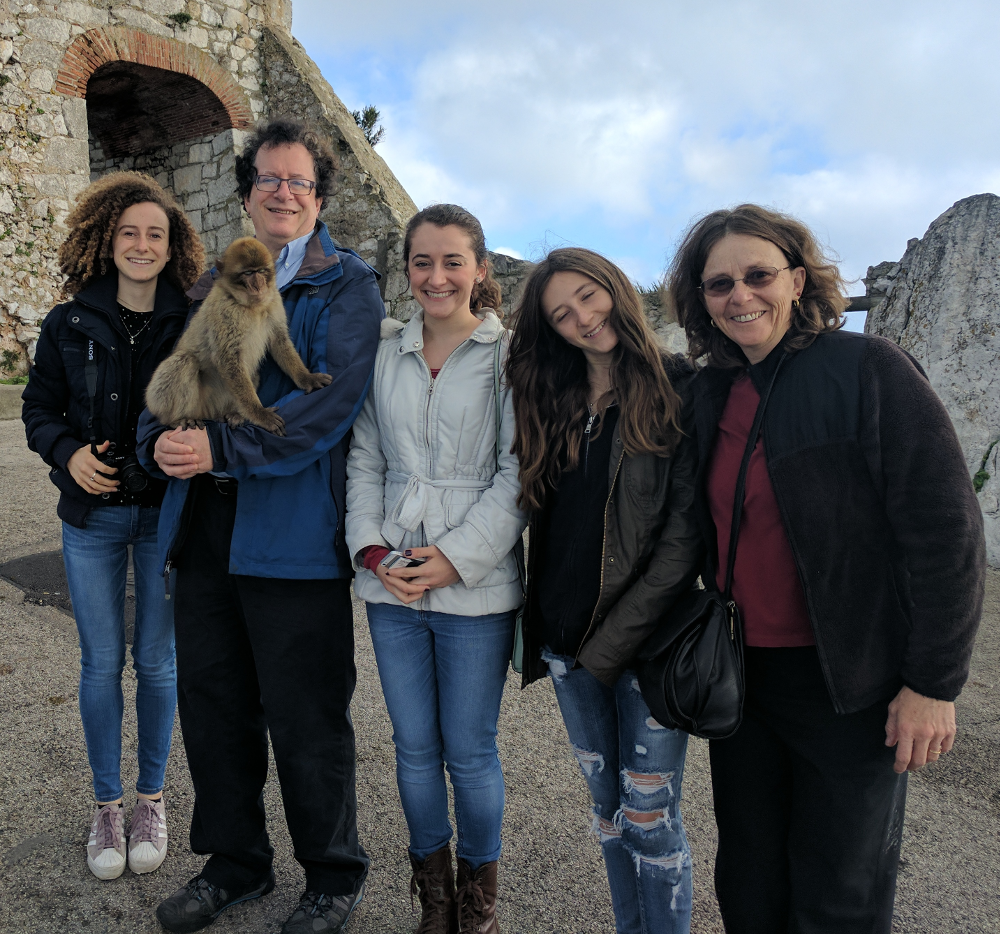
//> input picture Resources/faces.png, 1000 x 934 px
$ ./main ../../Resources/faces.png   (built with g++ and OpenCV 4)
//> lines starting //> are read from the running program, lines starting //| are printed output that depends on the picture
//> further down, src is the input picture: 934 rows x 1000 cols, CV_8UC3; mean B, G, R 96.1, 91.3, 87.1
//
//  main.cpp
//  Threshold
//
//  Created by chenjie on 2020/6/15.
//  Copyright © 2020 chenjie. All rights reserved.
//

#include <iostream>
#include <opencv2/core.hpp>
#include <opencv2/imgproc.hpp>
#include <opencv2/highgui.hpp>

void sum_rgb(const cv::Mat& src, cv::Mat& dst) {
    // 将图片数据分割到三个独立的矩阵中
    std::vector<cv::Mat> planes;
    cv::split(src, planes);
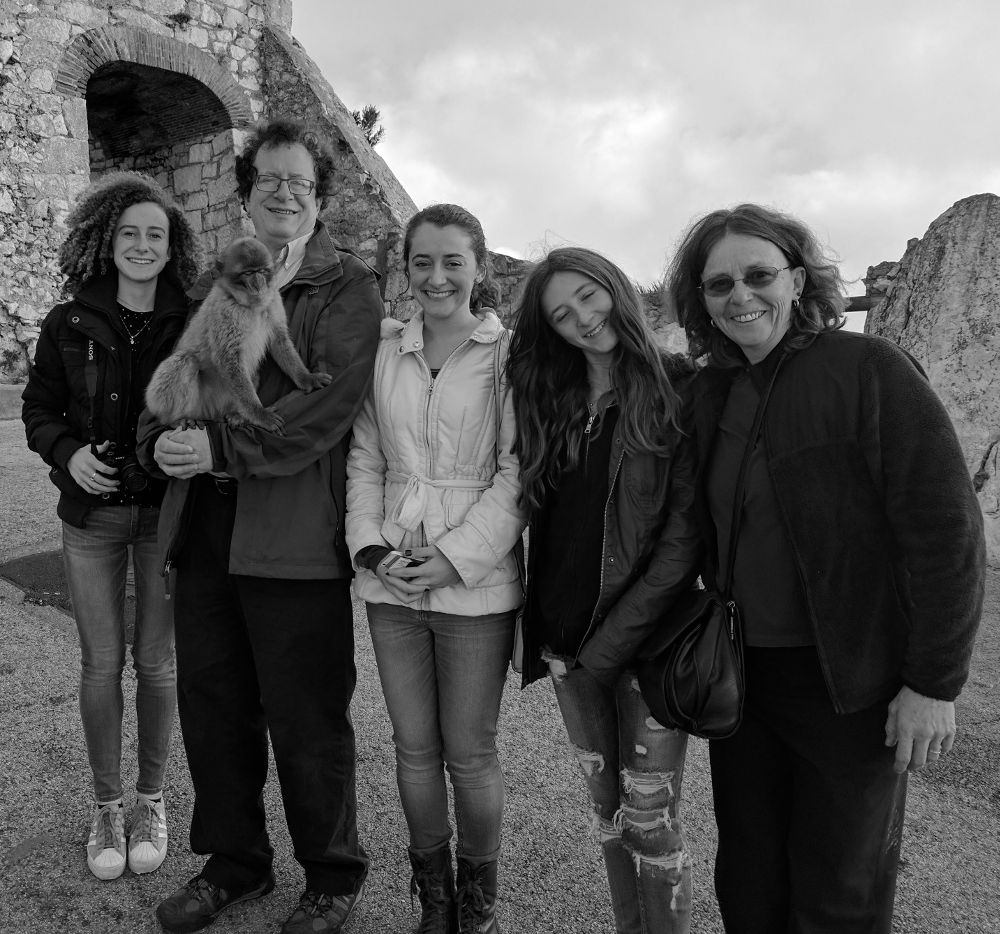
//> planes[1]: 934 rows x 1000 cols, CV_8UC1; min 0, max 255, mean 91.3
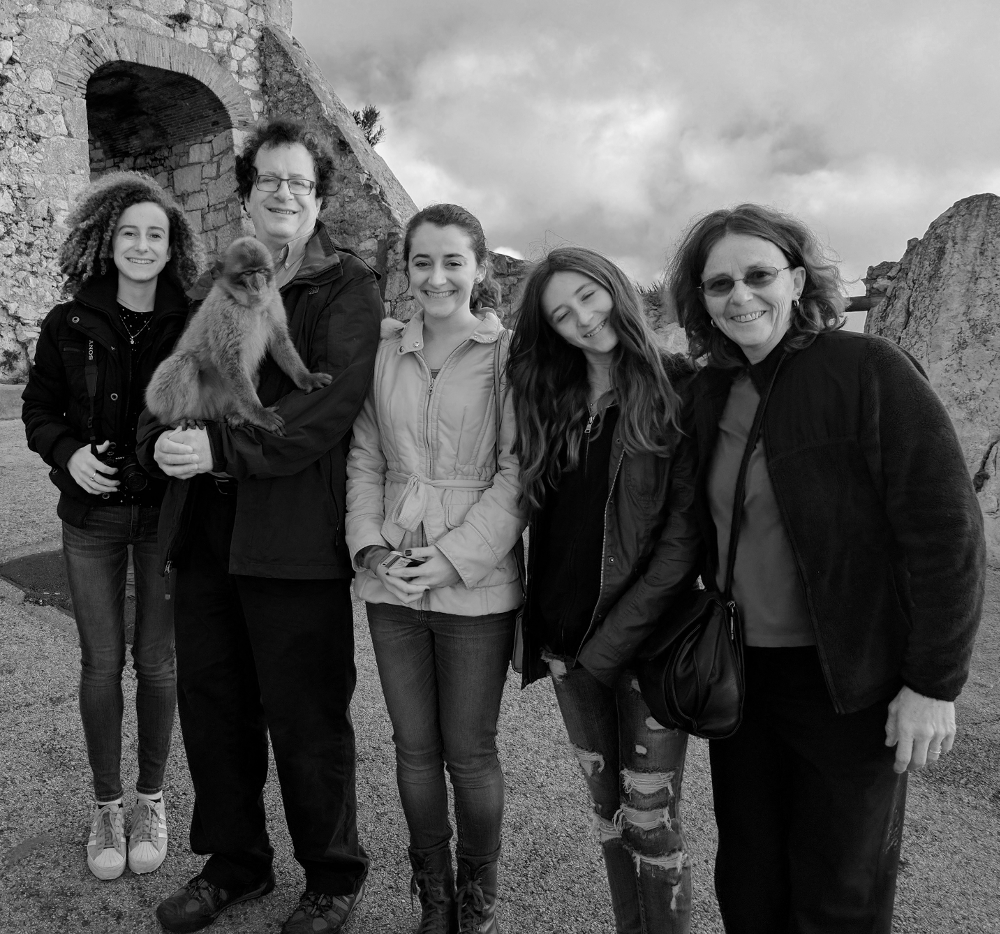
//> planes[2]: 934 rows x 1000 cols, CV_8UC1; min 0, max 253, mean 87.1
    cv::Mat b = planes[0], g = planes[1], r = planes[2];
    cv::Mat source;

    // 计算三个通道的平均值
    cv::addWeighted(r, 1./3., g, 1./3., 0.0, source);
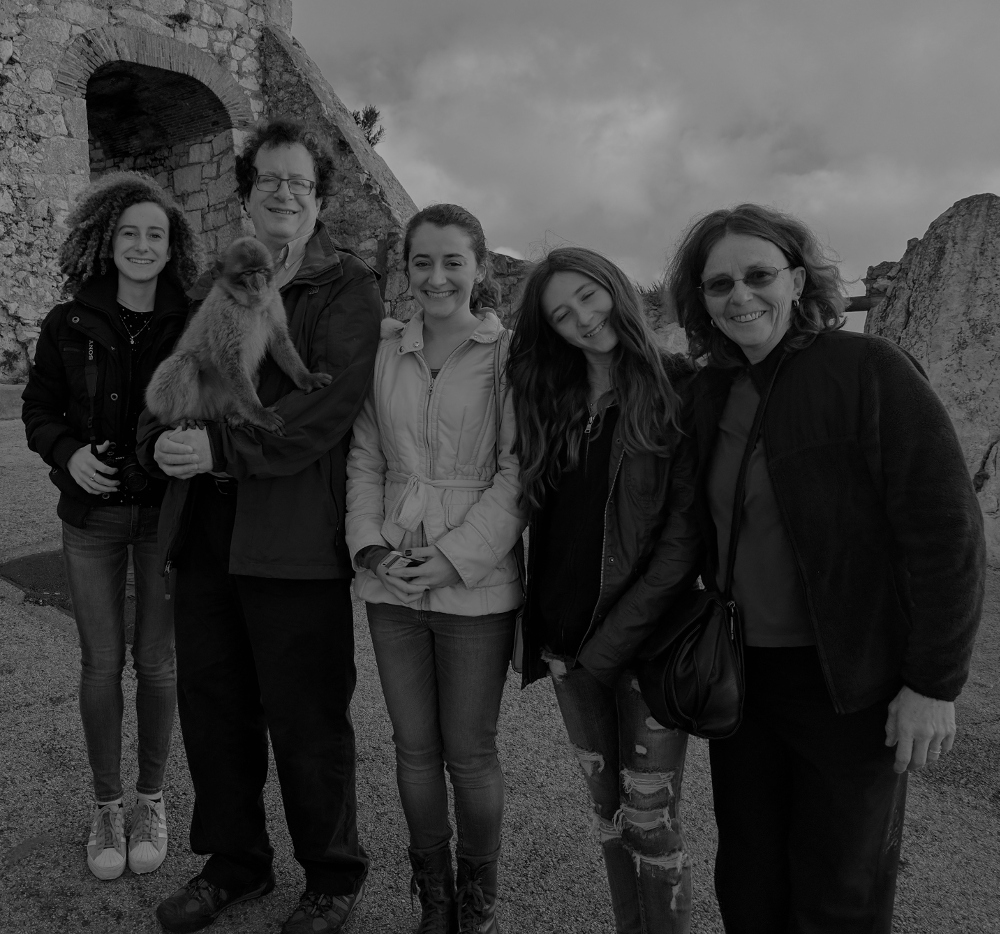
//> source: 934 rows x 1000 cols, CV_8UC1; min 0, max 169, mean 59.5
    cv::addWeighted(source, 1., b, 1./3., 0.0, source);

    // 将像素值截取到100
    cv::threshold(source, dst, 100, 100, cv::THRESH_TRUNC);
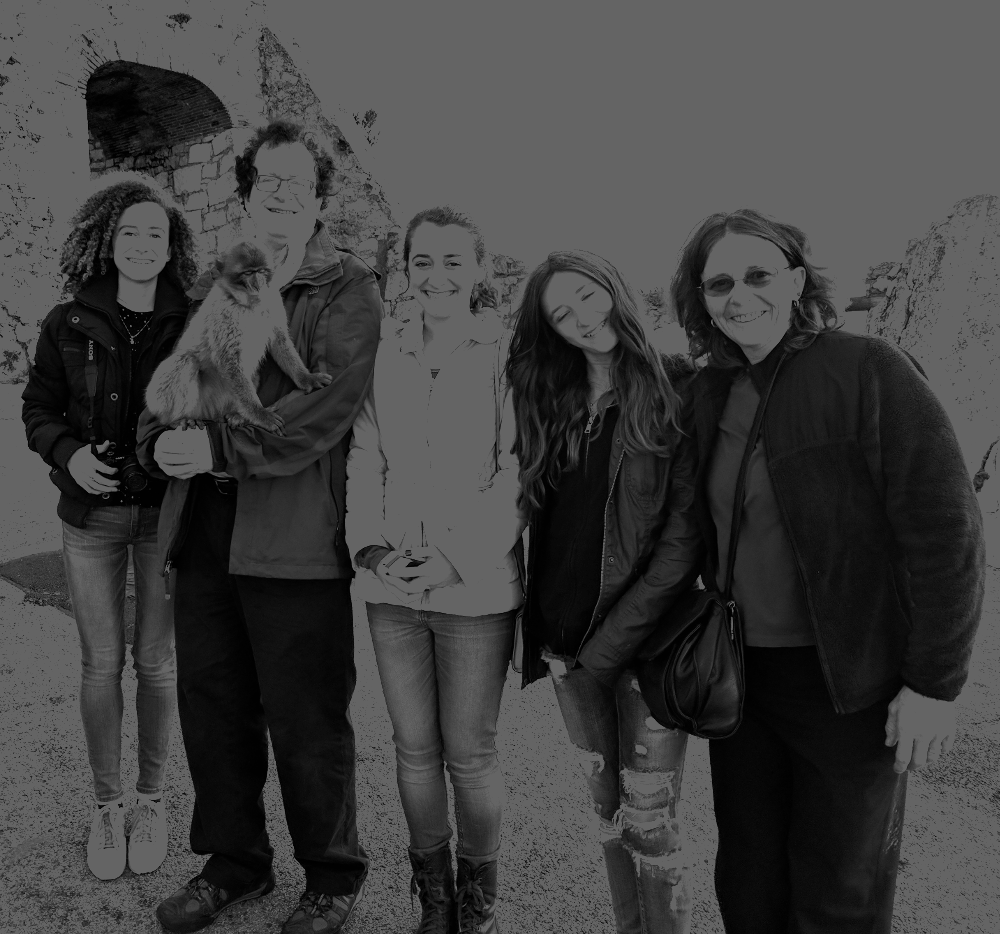
//> dst: 934 rows x 1000 cols, CV_8UC1; min 0, max 100, mean 63.5
}

void help(const char * argv[]) {
    std::cout << "\nExample. Using cv::threshold() to sum three channels of an image\n" << std::endl;
    std::cout << "Call:\n" << argv[0] << " ../faces.jpg" << std::endl;
}

int main(int argc, const char * argv[]) {
    help(argv);
    if (argc < 2) {
        std::cout << "\nSpecify input image" << std::endl;
        return -1;
    }

    // 载入图像
    cv::Mat src = cv::imread(argv[1]);
    cv::Mat dst;
    if (src.empty()) {
        std::cout << "can not load " << argv[1] << std::endl;
        return -1;
    }
    sum_rgb(src, dst);

    // 使用文件名创窗口，并在其中显示图片
    cv::imshow(argv[1], dst);

    // 挂起程序直至输入任意键
    cv::waitKey(0);

    return 0;
}

$ run again, with Resources/example_16-01-imgA.png copied over Resources/faces.png
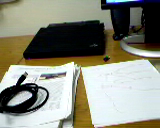
//> input picture Resources/example_16-01-imgA.png, 160 x 128 px
//> src is the input picture: 128 rows x 160 cols, CV_8UC3; mean B, G, R 124.1, 138, 137
//> in sum_rgb, `cv::addWeighted(r, 1./3., g, 1./3., 0.0, source);`:
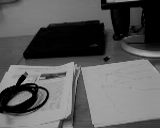
//> source: 128 rows x 160 cols, CV_8UC1; min 0, max 170, mean 91.7
//> in sum_rgb, `cv::threshold(source, dst, 100, 100, cv::THRESH_TRUNC);`:
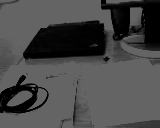
//> dst: 128 rows x 160 cols, CV_8UC1; min 0, max 100, mean 72.8

$ run again, with Resources/example_16-01-imgB.png copied over Resources/faces.png
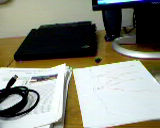
//> input picture Resources/example_16-01-imgB.png, 160 x 128 px
//> src is the input picture: 128 rows x 160 cols, CV_8UC3; mean B, G, R 123.6, 136, 134.3
//> in sum_rgb, `cv::addWeighted(r, 1./3., g, 1./3., 0.0, source);`:
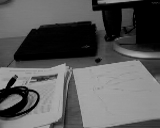
//> source: 128 rows x 160 cols, CV_8UC1; min 0, max 170, mean 90.1
//> in sum_rgb, `cv::threshold(source, dst, 100, 100, cv::THRESH_TRUNC);`:
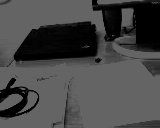
//> dst: 128 rows x 160 cols, CV_8UC1; min 0, max 100, mean 71.1
